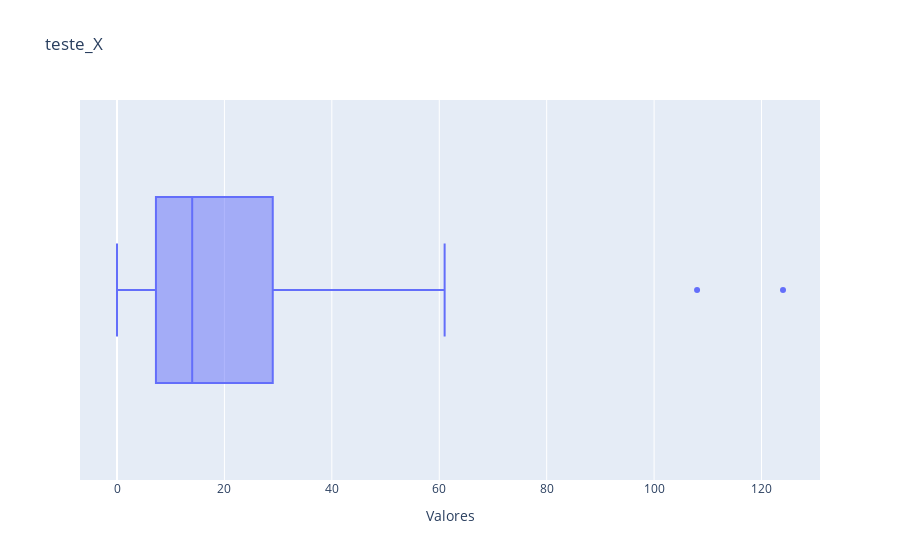

Here is the notebook cell this chart was saved with:
### Markdown cell above
### Plot a distribuição da coluna X usando o box plot da lib plotly

### Code cell
plot_x = px.box(data, x ="X", title="teste_X", labels={"X": "Valores"})
plot_x.show()

### Figure 1 — Plotly figure (JSON) as saved in the notebook; plotly's stock layout.template omitted (floating-point values rounded to 4 significant figures)
{"data": [{"alignmentgroup": "True", "hovertemplate": "Valores=%{x}<extra></extra>", "legendgroup": "", "marker": {"color": "#636efa"}, "name": "", "notched": false, "offsetgroup": "", "orientation": "h", "showlegend": false, "type": "box", "x": [108, 19, 13, 124, 40, 57, 23, 14, 45, 10, 5, 48, 11, 23, 7, 2, 24, 6, 3, 23, 6, 9, 9, 3, 29, 7, 4, 20, 7, 4, 0, 25, 6, 5, 22, 11, 61, 12, 4, 16, 13, 60, 41, 37, 55, 41, 11, 27, 8, 3, 17, 13, 13, 15, 8, 29, 30, 24, 9, 31, 14, 53, 26], "x0": " ", "xaxis": "x", "y0": " ", "yaxis": "y"}], "layout": {"autosize": true, "boxmode": "group", "legend": {"tracegroupgap": 0}, "title": {"text": "teste_X"}, "xaxis": {"anchor": "y", "autorange": true, "domain": [0, 1], "range": [-6.889, 130.9], "title": {"text": "Valores"}, "type": "linear"}, "yaxis": {"anchor": "x", "autorange": true, "domain": [0, 1], "range": [-0.5, 0.5], "type": "category"}}}
